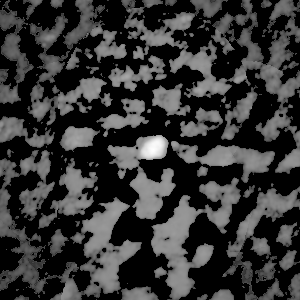
%> input picture 1- Image Enhancement in Spatial Domain/Image1.png, 300 x 300 px
$ octave Q1_2385268.m   (GNU Octave 9; MATLAB toolbox functions it lacks are replaced by stand-ins)
%> lines starting %> are read from the running program, lines starting %| are printed output that depends on the picture; in (x1, y1, x2, y2) boxes, pixels count from 0 and x2, y2 are one past the last pixel; in counts of white or black regions, pixels touching at a corner belong together; the program's own positions count from 1
% Simply I loaded the image, calculated the histogram of it. I chose a
% 170 as a threshold and did the operation. I set pixels with intensities
% greater than or equal to the threshold (170) to 1, and those below the
% threshold to 0. Saved and displayed the threshold image.


% Load the image
img = imread('Image1.png');
%> img is the input picture: size 300x300 uint8; min 0, max 255, mean 54.1

% Calculate the histogram of the image
histogramImg = zeros(256, 1);
[M, N] = size(img);
%> M = 300; N = 300

% Loop through each pixel to build the histogram
for i = 1:M
    for j = 1:N
        pixel = img(i, j);
        histogramImg(pixel + 1) = histogramImg(pixel + 1) + 1;
    end
end
%> after the loop, histogramImg = 256 values, max 45926 at index 1, min 0 at index 2, mean 351.6

% Find a threshold value based on the histogram. I chose 170 as a threshold
% value.
threshold = 170;

% Apply thresholding to create a binary image
binaryImg = img >= threshold;
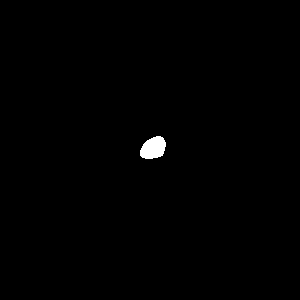
%> binaryImg: size 300x300 logical; 0.5% white; 1 white region, box (x1, y1, x2, y2) and area: (140, 136, 166, 159) 451
img_output = uint8(binaryImg) * 255;

% Save the reconstructed image
imwrite(img_output, 'img1Output.png');

figure;

% Display the original image in the upper-left
subplot(2, 2, 1);
imshow(img);
title('Original Image');

% Display the histogram of the original image in the upper-right
subplot(2, 2, 2);
bar(histogramImg);
title('Histogram of Original Image');
xlabel('Pixel Value (0-255)');
ylabel('Frequency');

% Display the reconstructed image in the lower-left
subplot(2, 2, 3);
imshow(img_output);
title('Reconstructed Image');

% Calculate and plot the histogram of the reconstructed image in the lower-right
histogramImg_output = zeros(256, 1);
[M_output, N_output] = size(img_output);
%> M_output = 300; N_output = 300

% Loop through each pixel to build the histogram of the reconstructed image
for i = 1:M_output
    for j = 1:N_output
        pixel_output = img_output(i, j);
        histogramImg_output(pixel_output + 1) = histogramImg_output(pixel_output + 1) + 1;
    end
end
%> after the loop, histogramImg_output = 256 values, max 89549 at index 1, min 0 at index 2, mean 351.6

subplot(2, 2, 4);
bar(histogramImg_output);
title('Histogram of Reconstructed Image');
xlabel('Pixel Value (0-255)');
ylabel('Frequency');
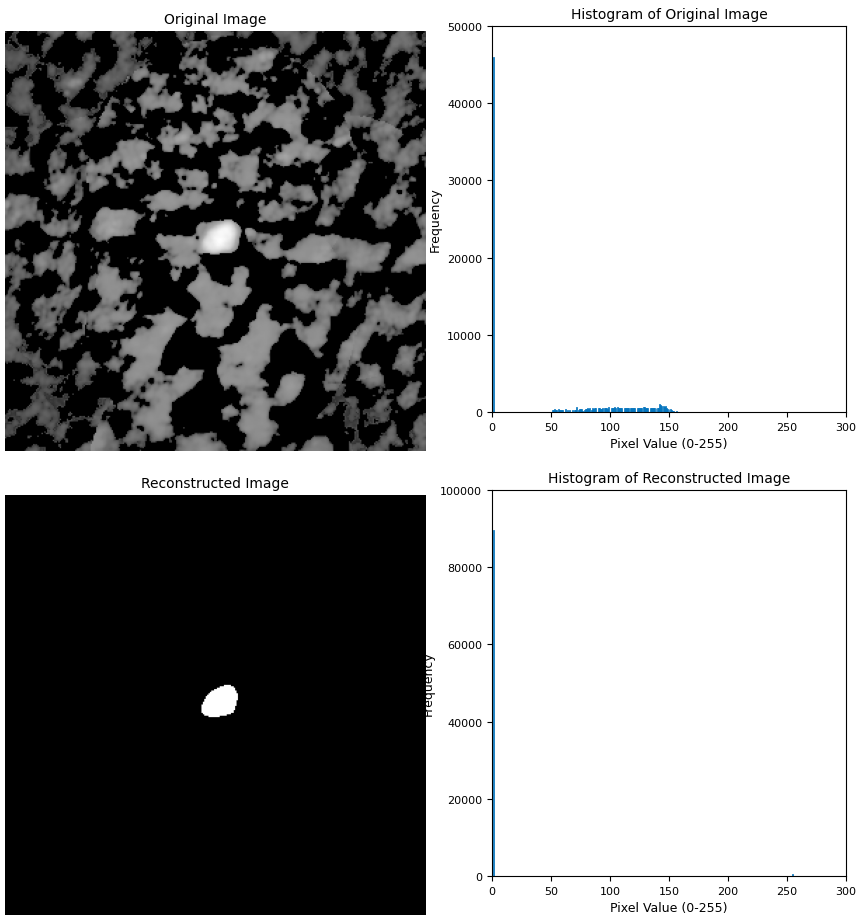
%> figure redrawn from the program's plot data, 4 panels

$ run again, with 1- Image Enhancement in Spatial Domain/Image2.png copied over 1- Image Enhancement in Spatial Domain/Image1.png
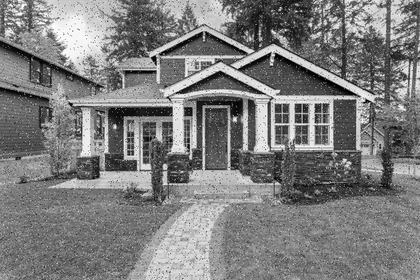
%> input picture 1- Image Enhancement in Spatial Domain/Image2.png, 420 x 280 px, shrunk from 730 x 487 before the run
%> img is the input picture: size 280x420 uint8; min 0, max 255, mean 125
%> after the loop `for i = 1:M`: histogramImg = 256 values, max 1127 at index 123, min 0 at index 256, mean 459.4
%> `binaryImg = img >= threshold;`:
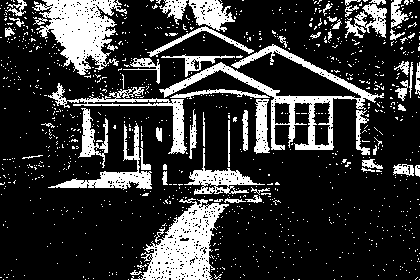
%> binaryImg: size 280x420 logical; 21% white; 1045 white regions (987 under 20 px), largest, box (x1, y1, x2, y2) and area: (131, 198, 229, 280) 3707, (32, 0, 127, 75) 3641, (159, 44, 384, 150) 3590
%> after the loop `for i = 1:M_output`: histogramImg_output = 256 values, max 92908 at index 1, min 0 at index 2, mean 459.4
%> `ylabel('Frequency');`:
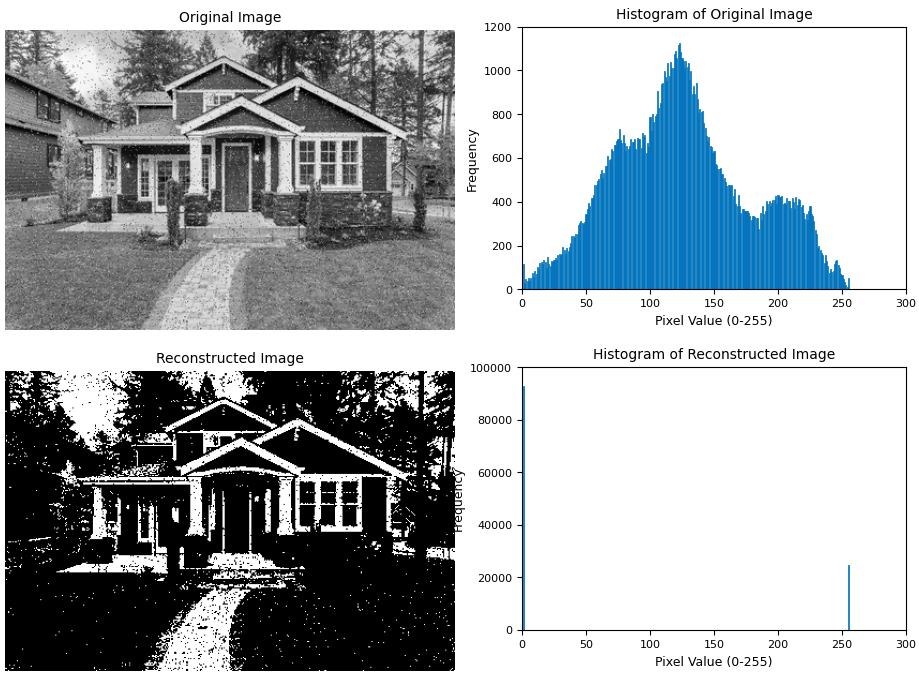
%> figure redrawn from the program's plot data, 4 panels

$ run again, with 1- Image Enhancement in Spatial Domain/Image3.png copied over 1- Image Enhancement in Spatial Domain/Image1.png
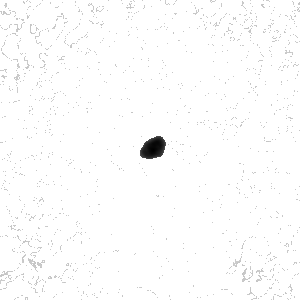
%> input picture 1- Image Enhancement in Spatial Domain/Image3.png, 300 x 300 px
%> img is the input picture: size 300x300 uint8; min 0, max 255, mean 252.4
%> after the loop `for i = 1:M`: histogramImg = 256 values, max 87005 at index 255, min 0 at index 2, mean 351.6
%> `binaryImg = img >= threshold;`:
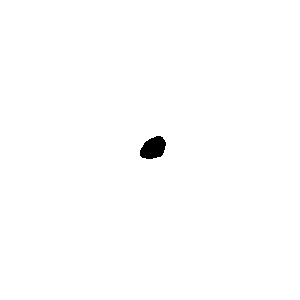
%> binaryImg: size 300x300 logical; 99.5% white; 1 black region, box (x1, y1, x2, y2) and area: (140, 136, 166, 159) 440
%> after the loop `for i = 1:M_output`: histogramImg_output = 256 values, max 89560 at index 255, min 0 at index 2, mean 351.6
%> `ylabel('Frequency');`:
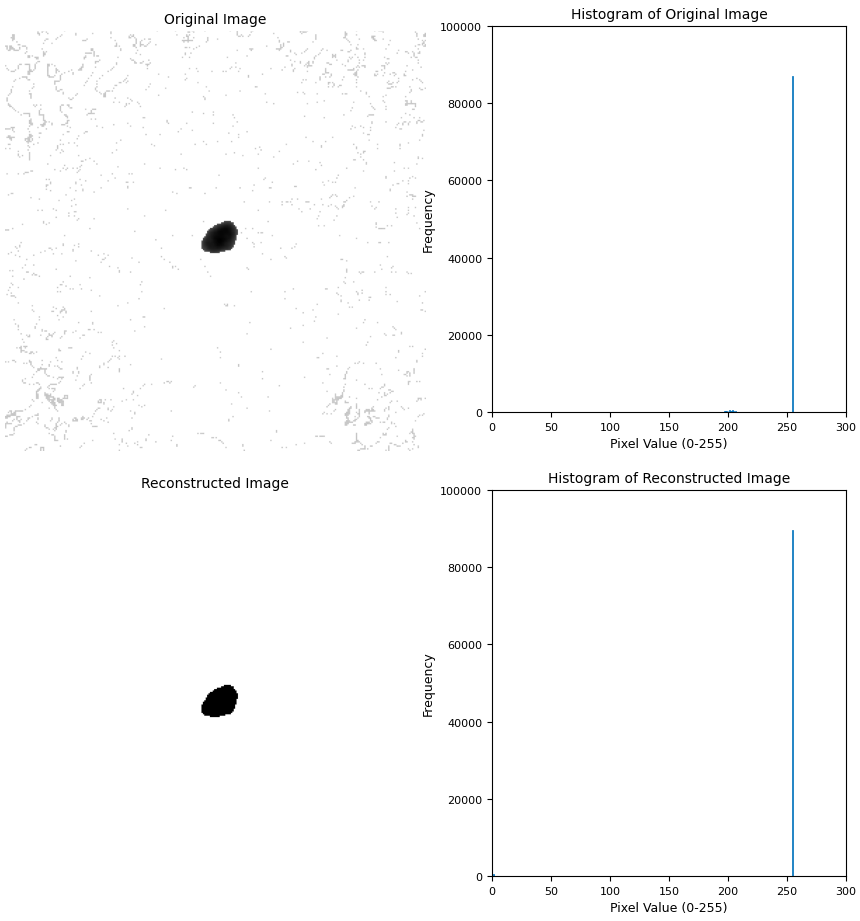
%> figure redrawn from the program's plot data, 4 panels
